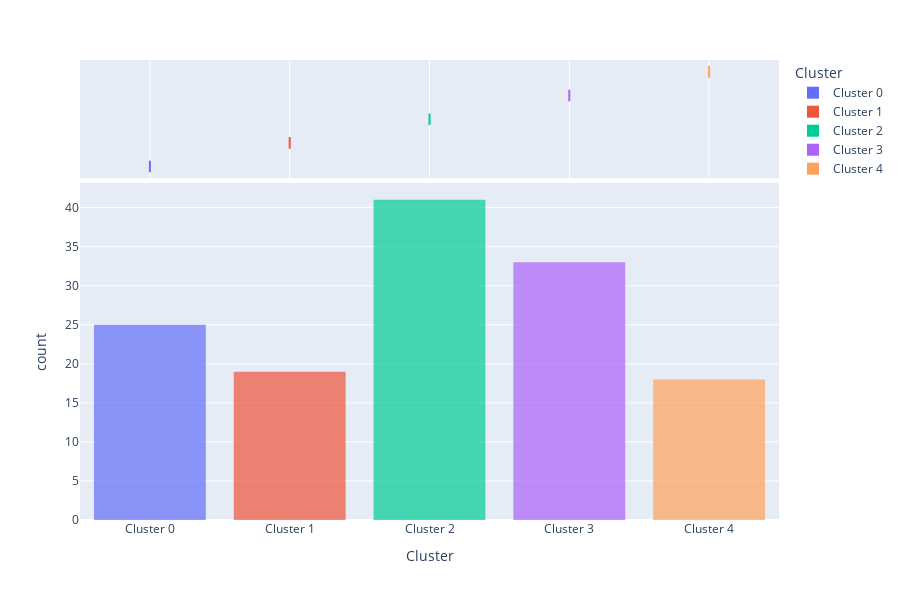

Source (notebook cell):
### Code cell
plot_model(model_kmeans, plot = 'distribution')

### Figure 1 — Plotly figure (JSON) as saved in the notebook; plotly's stock layout.template omitted (floating-point values rounded to 4 significant figures)
{"data": [{"alignmentgroup": "True", "bingroup": "x", "hovertemplate": "Cluster=%{x}<br>count=%{y}<extra></extra>", "legendgroup": "Cluster 0", "marker": {"color": "#636efa", "opacity": 0.7, "pattern": {"shape": ""}}, "name": "Cluster 0", "offsetgroup": "Cluster 0", "orientation": "v", "showlegend": true, "type": "histogram", "x": ["Cluster 0", "Cluster 0", "Cluster 0", "Cluster 0", "Cluster 0", "Cluster 0", "Cluster 0", "Cluster 0", "Cluster 0", "Cluster 0", "Cluster 0", "Cluster 0", "Cluster 0", "Cluster 0", "Cluster 0", "Cluster 0", "Cluster 0", "Cluster 0", "Cluster 0", "Cluster 0", "Cluster 0", "Cluster 0", "Cluster 0", "Cluster 0", "Cluster 0"], "xaxis": "x", "yaxis": "y"}, {"alignmentgroup": "True", "customdata": [[1, 1, 2], [1, 1, 2], [1, 1, 1], [1, 1, 2], [1, 1, 3], [2, 1, 1], [1, 1, 1], [1, 1, 1], [1, 1, 3], [1, 1, 2], [1, 1, 2], [1, 1, 1], [1, 1, 1], [2, 1, 1], [1, 1, 2], [2, 1, 1], [1, 1, 2], [1, 1, 2], [2, 1, 1], [1, 1, 1], [2, 1, 1], [2, 1, 1], [1, 1, 1], [2, 1, 1], [1, 1, 2]], "hovertemplate": "Cluster=%{x}<br>Escala R=%{customdata[0]}<br>Escala F=%{customdata[1]}<br>Escala M=%{customdata[2]}<extra></extra>", "legendgroup": "Cluster 0", "marker": {"color": "#636efa"}, "name": "Cluster 0", "notched": true, "offsetgroup": "Cluster 0", "showlegend": false, "type": "box", "x": ["Cluster 0", "Cluster 0", "Cluster 0", "Cluster 0", "Cluster 0", "Cluster 0", "Cluster 0", "Cluster 0", "Cluster 0", "Cluster 0", "Cluster 0", "Cluster 0", "Cluster 0", "Cluster 0", "Cluster 0", "Cluster 0", "Cluster 0", "Cluster 0", "Cluster 0", "Cluster 0", "Cluster 0", "Cluster 0", "Cluster 0", "Cluster 0", "Cluster 0"], "xaxis": "x2", "yaxis": "y2"}, {"alignmentgroup": "True", "bingroup": "x", "hovertemplate": "Cluster=%{x}<br>count=%{y}<extra></extra>", "legendgroup": "Cluster 1", "marker": {"color": "#EF553B", "opacity": 0.7, "pattern": {"shape": ""}}, "name": "Cluster 1", "offsetgroup": "Cluster 1", "orientation": "v", "showlegend": true, "type": "histogram", "x": ["Cluster 1", "Cluster 1", "Cluster 1", "Cluster 1", "Cluster 1", "Cluster 1", "Cluster 1", "Cluster 1", "Cluster 1", "Cluster 1", "Cluster 1", "Cluster 1", "Cluster 1", "Cluster 1", "Cluster 1", "Cluster 1", "Cluster 1", "Cluster 1", "Cluster 1"], "xaxis": "x", "yaxis": "y"}, {"alignmentgroup": "True", "customdata": [[4, 2, 4], [5, 3, 4], [4, 3, 5], [5, 3, 3], [5, 3, 4], [5, 3, 5], [5, 3, 4], [5, 3, 4], [5, 3, 4], [4, 2, 4], [4, 4, 3], [3, 3, 3], [5, 3, 3], [5, 3, 5], [4, 3, 4], [5, 3, 3], [4, 4, 4], [5, 3, 4], [4, 3, 3]], "hovertemplate": "Cluster=%{x}<br>Escala R=%{customdata[0]}<br>Escala F=%{customdata[1]}<br>Escala M=%{customdata[2]}<extra></extra>", "legendgroup": "Cluster 1", "marker": {"color": "#EF553B"}, "name": "Cluster 1", "notched": true, "offsetgroup": "Cluster 1", "showlegend": false, "type": "box", "x": ["Cluster 1", "Cluster 1", "Cluster 1", "Cluster 1", "Cluster 1", "Cluster 1", "Cluster 1", "Cluster 1", "Cluster 1", "Cluster 1", "Cluster 1", "Cluster 1", "Cluster 1", "Cluster 1", "Cluster 1", "Cluster 1", "Cluster 1", "Cluster 1", "Cluster 1"], "xaxis": "x2", "yaxis": "y2"}, {"alignmentgroup": "True", "bingroup": "x", "hovertemplate": "Cluster=%{x}<br>count=%{y}<extra></extra>", "legendgroup": "Cluster 2", "marker": {"color": "#00cc96", "opacity": 0.7, "pattern": {"shape": ""}}, "name": "Cluster 2", "offsetgroup": "Cluster 2", "orientation": "v", "showlegend": true, "type": "histogram", "x": ["Cluster 2", "Cluster 2", "Cluster 2", "Cluster 2", "Cluster 2", "Cluster 2", "Cluster 2", "Cluster 2", "Cluster 2", "Cluster 2", "Cluster 2", "Cluster 2", "Cluster 2", "Cluster 2", "Cluster 2", "Cluster 2", "Cluster 2", "Cluster 2", "Cluster 2", "Cluster 2", "Cluster 2", "Cluster 2", "Cluster 2", "Cluster 2", "Cluster 2", "Cluster 2", "Cluster 2", "Cluster 2", "Cluster 2", "Cluster 2", "Cluster 2", "Cluster 2", "Cluster 2", "Cluster 2", "Cluster 2", "Cluster 2", "Cluster 2", "Cluster 2", "Cluster 2", "Cluster 2", "Cluster 2"], "xaxis": "x", "yaxis": "y"}, {"alignmentgroup": "True", "customdata": [[3, 1, 2], [2, 1, 2], [2, 1, 2], [3, 1, 1], [2, 1, 3], [2, 1, 3], [3, 1, 1], [3, 1, 2], [3, 1, 2], [3, 1, 2], [2, 1, 2], [2, 1, 2], [2, 1, 3], [3, 1, 2], [2, 1, 3], [3, 1, 2], [2, 2, 2], [2, 1, 3], [3, 1, 2], [3, 1, 1], [3, 1, 1], [3, 2, 3], [2, 1, 2], [3, 1, 2], [3, 1, 3], [3, 1, 1], [2, 1, 2], [2, 1, 2], [3, 1, 3], [3, 1, 1], [3, 1, 2], [3, 1, 2], [2, 1, 2], [3, 1, 3], [3, 1, 3], [2, 1, 3], [2, 1, 2], [3, 1, 2], [3, 2, 3], [2, 1, 2], [3, 1, 3]], "hovertemplate": "Cluster=%{x}<br>Escala R=%{customdata[0]}<br>Escala F=%{customdata[1]}<br>Escala M=%{customdata[2]}<extra></extra>", "legendgroup": "Cluster 2", "marker": {"color": "#00cc96"}, "name": "Cluster 2", "notched": true, "offsetgroup": "Cluster 2", "showlegend": false, "type": "box", "x": ["Cluster 2", "Cluster 2", "Cluster 2", "Cluster 2", "Cluster 2", "Cluster 2", "Cluster 2", "Cluster 2", "Cluster 2", "Cluster 2", "Cluster 2", "Cluster 2", "Cluster 2", "Cluster 2", "Cluster 2", "Cluster 2", "Cluster 2", "Cluster 2", "Cluster 2", "Cluster 2", "Cluster 2", "Cluster 2", "Cluster 2", "Cluster 2", "Cluster 2", "Cluster 2", "Cluster 2", "Cluster 2", "Cluster 2", "Cluster 2", "Cluster 2", "Cluster 2", "Cluster 2", "Cluster 2", "Cluster 2", "Cluster 2", "Cluster 2", "Cluster 2", "Cluster 2", "Cluster 2", "Cluster 2"], "xaxis": "x2", "yaxis": "y2"}, {"alignmentgroup": "True", "bingroup": "x", "hovertemplate": "Cluster=%{x}<br>count=%{y}<extra></extra>", "legendgroup": "Cluster 3", "marker": {"color": "#ab63fa", "opacity": 0.7, "pattern": {"shape": ""}}, "name": "Cluster 3", "offsetgroup": "Cluster 3", "orientation": "v", "showlegend": true, "type": "histogram", "x": ["Cluster 3", "Cluster 3", "Cluster 3", "Cluster 3", "Cluster 3", "Cluster 3", "Cluster 3", "Cluster 3", "Cluster 3", "Cluster 3", "Cluster 3", "Cluster 3", "Cluster 3", "Cluster 3", "Cluster 3", "Cluster 3", "Cluster 3", "Cluster 3", "Cluster 3", "Cluster 3", "Cluster 3", "Cluster 3", "Cluster 3", "Cluster 3", "Cluster 3", "Cluster 3", "Cluster 3", "Cluster 3", "Cluster 3", "Cluster 3", "Cluster 3", "Cluster 3", "Cluster 3"], "xaxis": "x", "yaxis": "y"}, {"alignmentgroup": "True", "customdata": [[4, 1, 4], [5, 1, 2], [4, 1, 3], [4, 1, 2], [5, 1, 2], [4, 1, 3], [4, 3, 2], [5, 1, 2], [5, 2, 2], [4, 1, 1], [5, 1, 2], [4, 1, 4], [5, 1, 4], [5, 2, 3], [4, 1, 2], [5, 2, 3], [5, 1, 1], [4, 1, 2], [5, 2, 3], [5, 2, 3], [5, 1, 1], [4, 2, 3], [5, 1, 2], [5, 3, 2], [4, 2, 3], [4, 1, 3], [5, 2, 3], [4, 2, 3], [5, 2, 2], [4, 1, 2], [4, 1, 2], [5, 2, 3], [5, 1, 3]], "hovertemplate": "Cluster=%{x}<br>Escala R=%{customdata[0]}<br>Escala F=%{customdata[1]}<br>Escala M=%{customdata[2]}<extra></extra>", "legendgroup": "Cluster 3", "marker": {"color": "#ab63fa"}, "name": "Cluster 3", "notched": true, "offsetgroup": "Cluster 3", "showlegend": false, "type": "box", "x": ["Cluster 3", "Cluster 3", "Cluster 3", "Cluster 3", "Cluster 3", "Cluster 3", "Cluster 3", "Cluster 3", "Cluster 3", "Cluster 3", "Cluster 3", "Cluster 3", "Cluster 3", "Cluster 3", "Cluster 3", "Cluster 3", "Cluster 3", "Cluster 3", "Cluster 3", "Cluster 3", "Cluster 3", "Cluster 3", "Cluster 3", "Cluster 3", "Cluster 3", "Cluster 3", "Cluster 3", "Cluster 3", "Cluster 3", "Cluster 3", "Cluster 3", "Cluster 3", "Cluster 3"], "xaxis": "x2", "yaxis": "y2"}, {"alignmentgroup": "True", "bingroup": "x", "hovertemplate": "Cluster=%{x}<br>count=%{y}<extra></extra>", "legendgroup": "Cluster 4", "marker": {"color": "#FFA15A", "opacity": 0.7, "pattern": {"shape": ""}}, "name": "Cluster 4", "offsetgroup": "Cluster 4", "orientation": "v", "showlegend": true, "type": "histogram", "x": ["Cluster 4", "Cluster 4", "Cluster 4", "Cluster 4", "Cluster 4", "Cluster 4", "Cluster 4", "Cluster 4", "Cluster 4", "Cluster 4", "Cluster 4", "Cluster 4", "Cluster 4", "Cluster 4", "Cluster 4", "Cluster 4", "Cluster 4", "Cluster 4"], "xaxis": "x", "yaxis": "y"}, {"alignmentgroup": "True", "customdata": [[5, 5, 4], [5, 4, 3], [5, 5, 4], [5, 5, 4], [5, 5, 5], [5, 4, 4], [5, 5, 4], [5, 5, 4], [5, 4, 5], [5, 5, 5], [5, 5, 3], [5, 4, 4], [5, 4, 4], [5, 5, 3], [5, 5, 5], [5, 5, 4], [5, 5, 4], [5, 5, 3]], "hovertemplate": "Cluster=%{x}<br>Escala R=%{customdata[0]}<br>Escala F=%{customdata[1]}<br>Escala M=%{customdata[2]}<extra></extra>", "legendgroup": "Cluster 4", "marker": {"color": "#FFA15A"}, "name": "Cluster 4", "notched": true, "offsetgroup": "Cluster 4", "showlegend": false, "type": "box", "x": ["Cluster 4", "Cluster 4", "Cluster 4", "Cluster 4", "Cluster 4", "Cluster 4", "Cluster 4", "Cluster 4", "Cluster 4", "Cluster 4", "Cluster 4", "Cluster 4", "Cluster 4", "Cluster 4", "Cluster 4", "Cluster 4", "Cluster 4", "Cluster 4"], "xaxis": "x2", "yaxis": "y2"}], "layout": {"barmode": "relative", "height": 600, "legend": {"title": {"text": "Cluster"}, "tracegroupgap": 0}, "margin": {"t": 60}, "xaxis": {"anchor": "y", "categoryarray": ["Cluster 0", "Cluster 1", "Cluster 2", "Cluster 3", "Cluster 4"], "categoryorder": "array", "domain": [0, 1], "title": {"text": "Cluster"}}, "xaxis2": {"anchor": "y2", "domain": [0, 1], "matches": "x", "showgrid": true, "showticklabels": false}, "yaxis": {"anchor": "x", "domain": [0, 0.7326], "title": {"text": "count"}}, "yaxis2": {"anchor": "x2", "domain": [0.7426, 1], "matches": "y2", "showgrid": false, "showline": false, "showticklabels": false, "ticks": ""}}}
